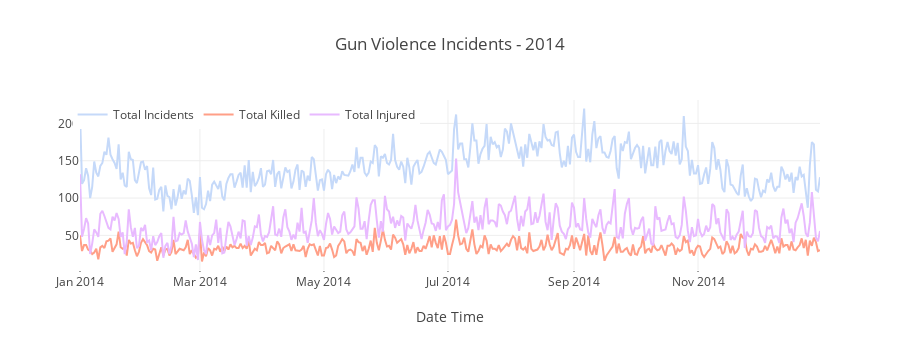
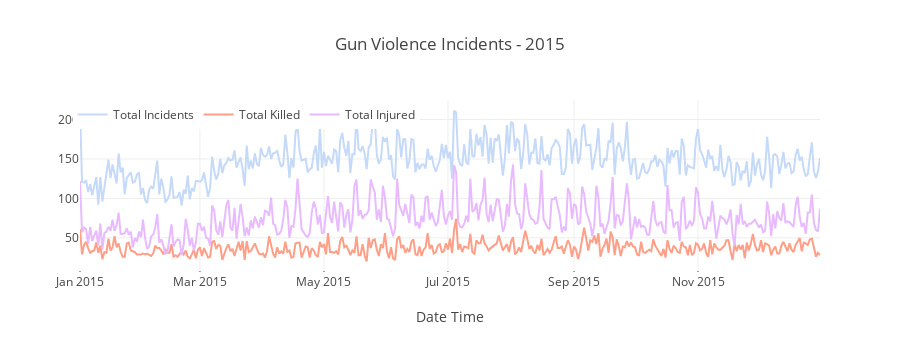
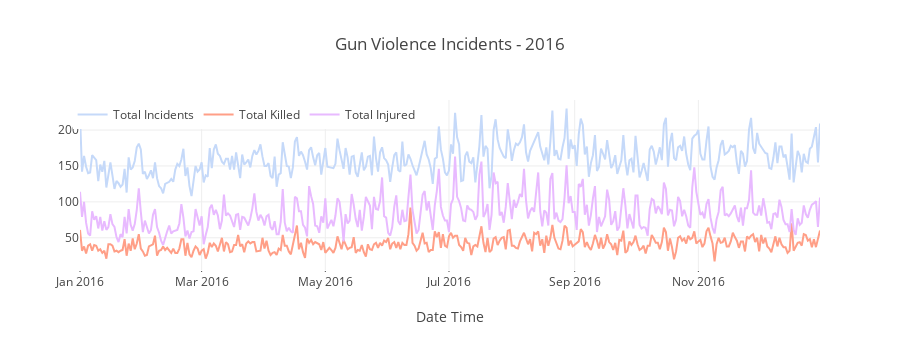
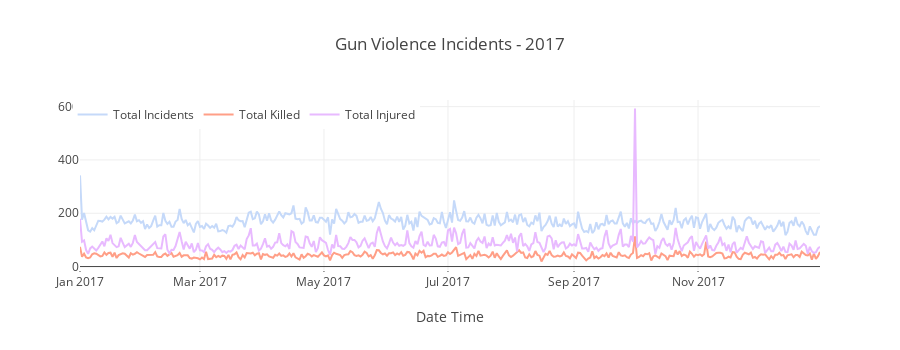

Notebook cell for these charts, in order:
### Markdown cell above
> Number of gun violence incidents are higher on Weekends with approximately 6000 incidents on Saturdays and Sundays in the entire US. 


### <a id="2.4">2.4 Time Series plot of Total Incidents, People Killed, People Injured </a>

### Code cell
# 2014 time series
temp = df[df['year'] == 2014].groupby('date').agg({'state' : 'count', 'n_killed' : 'sum', 'n_injured' : 'sum'}).reset_index().rename(columns={'state' : 'incidents'})


trace1 = go.Scatter(x = temp.date, y = temp.incidents, name='Total Incidents', mode = "lines", marker = dict(color = '#c5d9f9'))
trace2 = go.Scatter(x = temp.date, y = temp.n_killed, name="Total Killed", mode = "lines", marker = dict(color = '#ff9f87'))
trace3 = go.Scatter(x = temp.date, y = temp.n_injured, name="Total Injured", mode = "lines", marker = dict(color = '#e8baff'))

data = [trace1, trace2, trace3]
layout = dict(height=350, title = 'Gun Violence Incidents - 2014', legend=dict(orientation="h", x=-.01, y=1), xaxis= dict(title='Date Time', ticklen= 1))
fig = dict(data = data, layout = layout)
iplot(fig)



# 2015 time series
temp = df[df['year'] == 2015].groupby('date').agg({'state' : 'count', 'n_killed' : 'sum', 'n_injured' : 'sum'}).reset_index().rename(columns={'state' : 'incidents'})


trace1 = go.Scatter(x = temp.date, y = temp.incidents, name='Total Incidents', mode = "lines", marker = dict(color = '#c5d9f9'))
trace2 = go.Scatter(x = temp.date, y = temp.n_killed, name="Total Killed", mode = "lines", marker = dict(color = '#ff9f87'))
trace3 = go.Scatter(x = temp.date, y = temp.n_injured, name="Total Injured", mode = "lines", marker = dict(color = '#e8baff'))

data = [trace1, trace2, trace3]
layout = dict(height=350, title = 'Gun Violence Incidents - 2015', legend=dict(orientation="h", x=-.01, y=1), xaxis= dict(title='Date Time', ticklen= 1))
fig = dict(data = data, layout = layout)
iplot(fig)





# 2016 time series
temp = df[df['year'] == 2016].groupby('date').agg({'state' : 'count', 'n_killed' : 'sum', 'n_injured' : 'sum'}).reset_index().rename(columns={'state' : 'incidents'})


trace1 = go.Scatter(x = temp.date, y = temp.incidents, name='Total Incidents', mode = "lines", marker = dict(color = '#c5d9f9'))
trace2 = go.Scatter(x = temp.date, y = temp.n_killed, name="Total Killed", mode = "lines", marker = dict(color = '#ff9f87'))
trace3 = go.Scatter(x = temp.date, y = temp.n_injured, name="Total Injured", mode = "lines", marker = dict(color = '#e8baff'))

data = [trace1, trace2, trace3]
layout = dict(height=350,title = 'Gun Violence Incidents - 2016', legend=dict(orientation="h", x=-.01, y=1), xaxis= dict(title='Date Time', ticklen= 1))
fig = dict(data = data, layout = layout)
iplot(fig)


# 2017 time series
temp = df[df['year'] == 2017].groupby('date').agg({'state' : 'count', 'n_killed' : 'sum', 'n_injured' : 'sum'}).reset_index().rename(columns={'state' : 'incidents'})


trace1 = go.Scatter(x = temp.date, y = temp.incidents, name='Total Incidents', mode = "lines", marker = dict(color = '#c5d9f9'))
trace2 = go.Scatter(x = temp.date, y = temp.n_killed, name="Total Killed", mode = "lines", marker = dict(color = '#ff9f87'))
trace3 = go.Scatter(x = temp.date, y = temp.n_injured, name="Total Injured", mode = "lines", marker = dict(color = '#e8baff'))

data = [trace1, trace2, trace3]
layout = dict(height=350,title = 'Gun Violence Incidents - 2017', legend=dict(orientation="h", x=-.01, y=1), xaxis= dict(title='Date Time', ticklen= 1))
fig = dict(data = data, layout = layout)
iplot(fig)

### Figure 1 — Plotly figure (JSON) as saved in the notebook; plotly's stock layout.template omitted (floating-point values rounded to 4 significant figures; data arrays with more than 128 entries replaced by an {"elided": "..."} marker saying what was removed)
{"data": [{"marker": {"color": "#c5d9f9"}, "mode": "lines", "name": "Total Incidents", "type": "scatter", "uid": "5cd77138-bee4-4875-9818-90adb151f197", "x": {"elided": "365 str values"}, "y": {"elided": "365 int values"}}, {"marker": {"color": "#ff9f87"}, "mode": "lines", "name": "Total Killed", "type": "scatter", "uid": "35a022ac-ec9c-4209-8762-3941d9c3dc11", "x": {"elided": "365 str values"}, "y": {"elided": "365 int values"}}, {"marker": {"color": "#e8baff"}, "mode": "lines", "name": "Total Injured", "type": "scatter", "uid": "a292dd40-37b5-46b8-bd57-2ebc97f0e984", "x": {"elided": "365 str values"}, "y": {"elided": "365 int values"}}], "layout": {"height": 350, "legend": {"orientation": "h", "x": -0.01, "y": 1}, "title": {"text": "Gun Violence Incidents - 2014"}, "xaxis": {"ticklen": 1, "title": {"text": "Date Time"}}}}

### Figure 2 — Plotly figure (JSON) as saved in the notebook; plotly's stock layout.template omitted (floating-point values rounded to 4 significant figures; data arrays with more than 128 entries replaced by an {"elided": "..."} marker saying what was removed)
{"data": [{"marker": {"color": "#c5d9f9"}, "mode": "lines", "name": "Total Incidents", "type": "scatter", "uid": "c7e06a2b-cfc7-4bc7-bcc6-17d2de0a8ff1", "x": {"elided": "364 str values"}, "y": {"elided": "364 int values"}}, {"marker": {"color": "#ff9f87"}, "mode": "lines", "name": "Total Killed", "type": "scatter", "uid": "c4a36aa1-f65a-461f-b0b1-8ab05759303a", "x": {"elided": "364 str values"}, "y": {"elided": "364 int values"}}, {"marker": {"color": "#e8baff"}, "mode": "lines", "name": "Total Injured", "type": "scatter", "uid": "422fdc05-2725-4b32-9116-cb095c1139e0", "x": {"elided": "364 str values"}, "y": {"elided": "364 int values"}}], "layout": {"height": 350, "legend": {"orientation": "h", "x": -0.01, "y": 1}, "title": {"text": "Gun Violence Incidents - 2015"}, "xaxis": {"ticklen": 1, "title": {"text": "Date Time"}}}}

### Figure 3 — Plotly figure (JSON) as saved in the notebook; plotly's stock layout.template omitted (floating-point values rounded to 4 significant figures; data arrays with more than 128 entries replaced by an {"elided": "..."} marker saying what was removed)
{"data": [{"marker": {"color": "#c5d9f9"}, "mode": "lines", "name": "Total Incidents", "type": "scatter", "uid": "7d4ee8df-59c2-4c26-83ea-8dd0ad84420e", "x": {"elided": "365 str values"}, "y": {"elided": "365 int values"}}, {"marker": {"color": "#ff9f87"}, "mode": "lines", "name": "Total Killed", "type": "scatter", "uid": "9f1cc086-66ac-4313-9954-e05736c4b7f2", "x": {"elided": "365 str values"}, "y": {"elided": "365 int values"}}, {"marker": {"color": "#e8baff"}, "mode": "lines", "name": "Total Injured", "type": "scatter", "uid": "428374c7-e891-4ab5-abc8-98c8ca953d3a", "x": {"elided": "365 str values"}, "y": {"elided": "365 int values"}}], "layout": {"height": 350, "legend": {"orientation": "h", "x": -0.01, "y": 1}, "title": {"text": "Gun Violence Incidents - 2016"}, "xaxis": {"ticklen": 1, "title": {"text": "Date Time"}}}}

### Figure 4 — Plotly figure (JSON) as saved in the notebook; plotly's stock layout.template omitted (floating-point values rounded to 4 significant figures; data arrays with more than 128 entries replaced by an {"elided": "..."} marker saying what was removed)
{"data": [{"marker": {"color": "#c5d9f9"}, "mode": "lines", "name": "Total Incidents", "type": "scatter", "uid": "a9985a6b-a62b-40c5-b891-84c532477c74", "x": {"elided": "364 str values"}, "y": {"elided": "364 int values"}}, {"marker": {"color": "#ff9f87"}, "mode": "lines", "name": "Total Killed", "type": "scatter", "uid": "b22f7092-8b50-44b2-807c-5c6d1b2a30e2", "x": {"elided": "364 str values"}, "y": {"elided": "364 int values"}}, {"marker": {"color": "#e8baff"}, "mode": "lines", "name": "Total Injured", "type": "scatter", "uid": "2a208ded-29ff-4f13-b5b1-ae5999e18b77", "x": {"elided": "364 str values"}, "y": {"elided": "364 int values"}}], "layout": {"height": 350, "legend": {"orientation": "h", "x": -0.01, "y": 1}, "title": {"text": "Gun Violence Incidents - 2017"}, "xaxis": {"ticklen": 1, "title": {"text": "Date Time"}}}}
